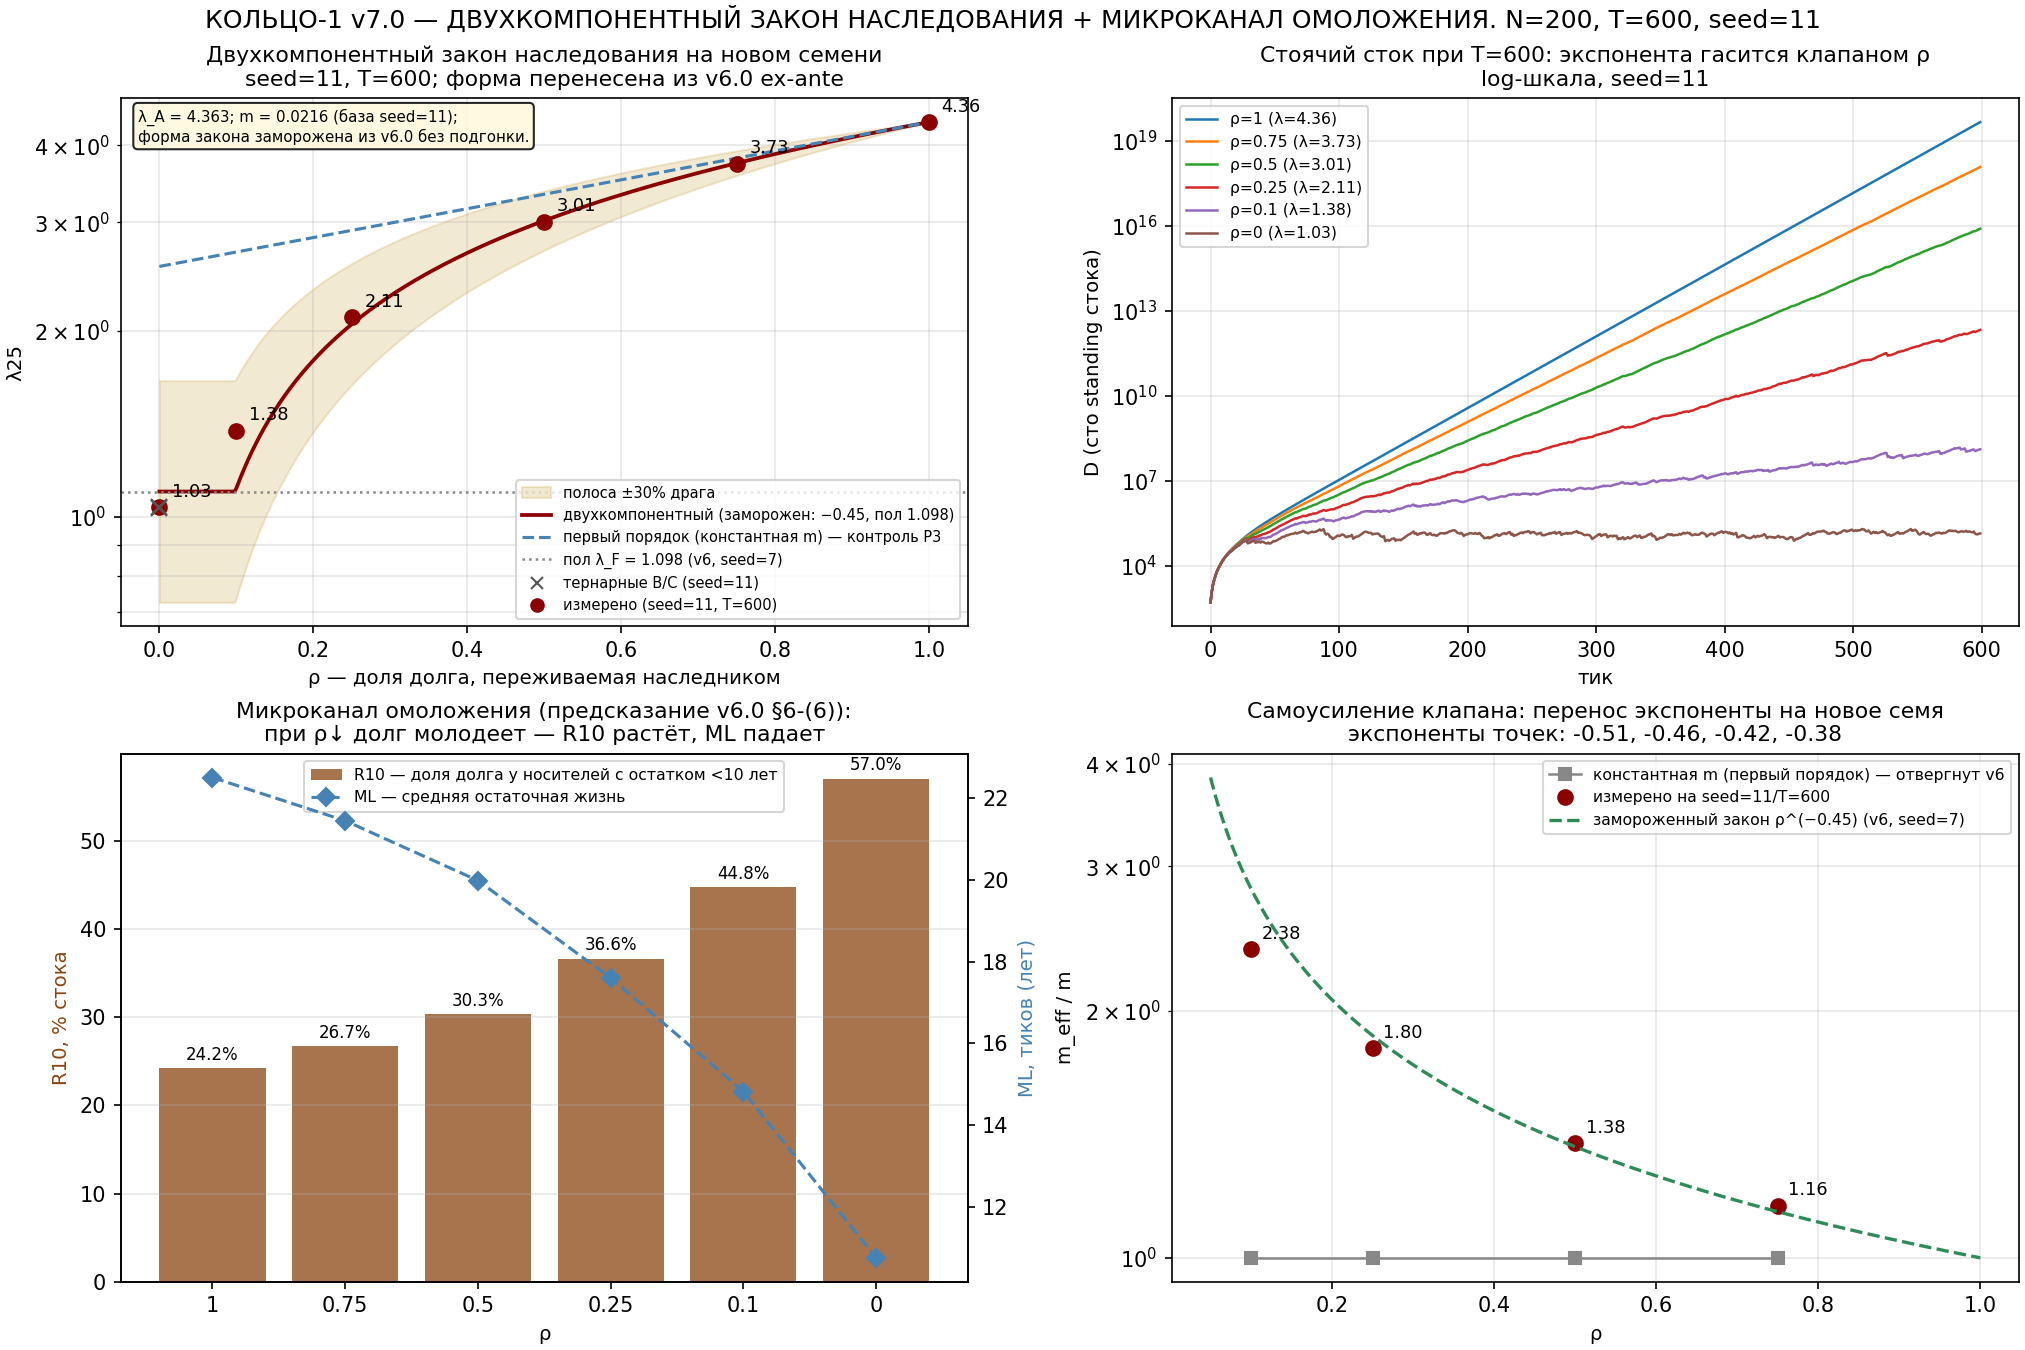

This figure's Python source:
#!/usr/bin/env python3
# -*- coding: utf-8 -*-
"""
=============================================================================
КОЛЬЦО-1_v7 — ДВУХКОМПОНЕНТНЫЙ ЗАКОН НАСЛЕДОВАНИЯ + МИКРОКАНАЛ ОМОЛОЖЕНИЯ.
Раунд 13. Исполнение заданий (4) и (6) из ЕДИНЫЙ_АЛГОРИТМ_Красной_Нити_v6_0.md:
  (4) двухкомпонентный закон наследования — предрегистрированный ex-ante
      на НОВОМ seed=11 и T=600;
  (6) микроканал омоложения — инструментация распределения долга по
      остатку жизни носителя (предсказание v6.0: доля долга у носителей
      с остатком жизни <10 лет растёт при ρ↓).

ЗАМОРОЖЕННЫЕ КОНСТАНТЫ ФОРМЫ (опубликованы в v6.0, seed=7; переносятся
без подгонки — тест меж-семенной переносимости ФОРМЫ закона):
  экспонента самоусиления: −0.45 (m_eff/m измерено 1.00→3.31;
    экспоненты точек −0.49…−0.39);
  пол (внутрижизненная компонента): λ_F = 1.098 = λ(ρ=0), seed=7.
ПЕРЕИЗМЕРЯЕМЫЕ МАСШТАБЫ (двухстадийная дисциплина v6.0):
  λ_A = λ(ρ=1) и m — измеряются в базе seed=11 ДО свипа, переносятся
  на сетку ρ; свип не влияет на модель.

ДВУХКОМПОНЕНТНЫЙ ЗАКОН (форма объявлена ДО свипа):
  компонента наследственного стока (с самоусилением — омоложение):
      ln λ_exp(ρ) = ln λ_A − 25·m·ρ^(−0.45)·(1−ρ);
  пол свежего (внутрижизненного) потока: при ρ→0 экспонента гаснет,
      машина живёт на свежем долге:
      λ_2c(ρ) = max(λ_exp(ρ), λ_F).
  ВЕТКА ВЕРДИКТА (машинное правило): точка на ветке пола, если
  λ_2c ≤ 1.02·λ_F — критерий коридор [0.95, 1.25]; иначе ветка
  экспоненты — критерий полоса ±30% драга.

ВЕРДИКТ-РАМКА (предрегистрация, объявлена ДО прогонов; ни один новый
блок не потребляет rng — якорь обязан выжить):
  P0 ПОРТ-КОНТРОЛЬ: реплика seed=7/T=300 воспроизводит якорь v6
     λ = 4.585096118130804 бит в бит и m = measured_m(v6) — код перенесён
     вербатим, инструментация v7 чисто считающая.
  P1 ЯКОРЬ-ПЕРЕНОС: λ_A(seed=11, T=600) ∈ [3.90, 5.27] (±15% от якоря
     v6: инвариантность наклона экспоненты к удвоению окна) и
     m ∈ [0.0192, 0.0260] (0.022643 ±15%).
  P2 ДВУХКОМПОНЕНТНЫЙ ЗАКОН (главный тест): ≥ 4 из 5 точек свипа
     ρ ∈ {0.75, 0.5, 0.25, 0.1, 0} внутри критерия своей ветки.
     Числовые предсказания печатаются ДО свипа.
  P3 ОТРИЦАТЕЛЬНЫЙ КОНТРОЛЬ (закон v6 не был шумом семени): первый
     порядок с константной m на seed=11 ТОЖЕ отвергнут в той же
     сигнатуре — все η<0 при ρ≤0.25 и ≥2 точки вне полосы ±30%.
     Если первый порядок пройдёт — закон v6 объявляется шумом семени
     (публикуется как есть).
  P4 МИКРОКАНАЛ ОМОЛОЖЕНИЯ (предсказание v6.0 §6-(6)):
     (а) R10 — стоимостная доля долга у носителей с остатком жизни
         <10 лет — растёт при ρ↓: R10(ρ=0) > R10(ρ=1), монотонность
         по сетке;
     (в) ML — долг-взвешенная средняя остаточная жизнь держателей —
         убывает при ρ↓: ML(ρ=0) < ML(ρ=1).
     P4 = (а) ∧ (в); сила (б): R10(0) ≥ 1.3·R10(1) публикуется отдельно.
  P5 ЗАКОН ФАНТОМА #4 (SFA на новом семени, ρ=0.5): тождество стока
     D[t] = D[t−1]·(1+i) + SH − POOL − WO закрывается < 1e-8·max(D);
     слепой мост (без члена WO) видит фантом ≥ 0.3·max|WO|.

СТАТУС: E — модельная конструкция с предрегистрацией; модель не меняется
по результату; промахи публикуются как есть.
ДЕТЕРМИНИЗМ: seed=11, T=600 объявлены заданием (4) v6.0 до прогона.
=============================================================================
"""
import json
import hashlib
import sys
import numpy as np

OUT_DIR = '/home/z/my-project/scripts/ring1_v7_out'
PNG_OUT = '/home/z/my-project/download/КОЛЬЦО-1_v7_двухкомпонентный_закон.png'

Q_BREAK = 0.15
C_A = 0.10
Q_FP = 0.02

ZONES = ['рабство', 'вечная', 'честный', 'сломан', 'прочее']
FATES = ['погашен', 'сброс', 'изъятие-аудит', 'ложная казнь',
         'изъятие-залог', 'сброс-наследие', 'смерть-терминальная',
         'машина жива']


def gini(x):
    x = np.sort(np.asarray(x, dtype=float))
    n = x.size
    tot = x.sum()
    if n == 0 or tot <= 0:
        return 0.0
    cum = np.cumsum(x)
    return float((n + 1 - 2.0 * (cum / tot).sum()) / n)


def run(rho='A', T1=True, T2=True, T3=True, T4=True, sigma=True,
        phi=0.0, jubilee=0, capture=False, tau=0.0,
        tau_t=0.0, audit=False, kappa_liq=1.0,
        life_mult=1.0, freeze_age=False,
        i_rate=0.06,
        jubilee_trigger=False, trig_level=0.2, cooldown=10,
        haircut_frac=1.0, pause_on_trigger=False, pause_len=12,
        q_miss=0.0, quorum_n=1, c_a_override=None,
        adm_kappa=None, rho_frac=None,
        N=200, T=300, seed=7, subsist=70.0, stress=0.5,
        g0=15.0, ymax=8.0):
    c_a_eff = float(c_a_override) if c_a_override else C_A
    rng = np.random.default_rng(seed)
    age = rng.uniform(18.0, 50.0, N)
    if freeze_age:
        age[:] = 40.0
    life = 18.0 + rng.uniform(30.0, 60.0, N) * life_mult
    life = np.maximum(life, age + 2.0)
    u = rng.uniform(0.4, 1.6, N)
    cls = np.where(u < 1.0, 'бед', 'им')
    d = np.zeros(N)
    s = rng.uniform(0.0, 20.0, N)
    y_mult = 1.0

    lots = [[] for _ in range(N)]
    lot_seq = [0]
    n_deaths = [0]
    n_audit_kill = [0]
    n_fp_kill = [0]
    n_transfers = [0]
    n_actions = [0]
    pause_used = [0]
    last_action = [-10 ** 9]
    pause_left = [0]
    defr_prev = [0.0]
    broken_share_ts = np.zeros(T)
    vol = {'young': 0.0, 'prime': 0.0, 'old': 0.0}
    pop = {'young': 0.0, 'prime': 0.0, 'old': 0.0}

    D = np.zeros(T); Y = np.zeros(T); POOL = np.zeros(T)
    DEFR = np.zeros(T); GS = np.zeros(T)
    SH = np.zeros(T); IEFF = np.zeros(T); WRITEOFF = np.zeros(T)
    MTR = np.zeros(T)   # перенесено при смерти носителя (инструментация m)
    MRL = np.zeros(T)   # v7: долг-взвешенная средняя остаточная жизнь
    R10S = np.zeros(T)  # v7: доля долга у носителей с остатком <10 лет
    ZS = {z: np.zeros(T) for z in ZONES}
    famine = [0.0]           # голод: неудовлетворённый дефицит (допуск)
    famine_cnt = [0]

    # --- счётчики 9 звеньев ---
    LN = {
        'L1_ДЕФИЦИТ': {'тиков_нуждающихся': 0, 'сумма_short': 0.0},
        'L2_ПОСЕВ': {'новых_лотов': 0, 'номинал_p0': 0.0},
        'L3_ЭКСПОНЕНТА': {'начислено': 0.0},
        'L4_ЗАЛОГ': {'покрытие_сумма': 0.0, 'покрытие_тиков': 0},
        'L5_КАПИТУЛЯЦИЯ': {'ролловер_событий': 0, 'ролловер_сумма': 0.0},
        'L6_ИЗЪЯТИЕ': {'казнь_сломанных': 0, 'p0_сломанных': 0.0,
                       'ложных_казней': 0, 'p0_ложных': 0.0},
        'L7_КОНВЕРСИЯ': {'пул_поток': 0.0, 'сломанных_живых_в_конце': 0,
                         'номинал_сломанных_живых': 0.0},
        'L8_НАСЛЕДОВАНИЕ': {'переходов_долга': 0, 'стоимость_переходов': 0.0,
                            'погашено_смертью': 0.0},
        'L9_СБРОС': {'сбросов': 0, 'списано': 0.0},
    }
    fate_val = {f: 0.0 for f in FATES}
    fate_cnt = {f: 0 for f in FATES}
    p0_created = [0.0]

    def fate(L, f):
        fate_val[f] += L.get('p0', L['p'])
        fate_cnt[f] += 1

    quorum_k = (quorum_n + 1) // 2

    def bucket(a):
        return 'young' if a < 25.0 else ('prime' if a < 55.0 else 'old')

    for t in range(T):
        # ---- триггер бедствия ----
        fire = False
        if jubilee_trigger and pause_left[0] <= 0 \
                and t - last_action[0] >= cooldown \
                and defr_prev[0] > trig_level:
            fire = True
            last_action[0] = t
            n_actions[0] += 1
            if pause_on_trigger:
                pause_left[0] = pause_len
        i_eff = 0.0 if pause_left[0] > 0 else i_rate
        IEFF[t] = i_eff
        if pause_left[0] > 0:
            pause_used[0] += 1
            pause_left[0] -= 1

        shocks = rng.uniform(0.7, 1.3, N)
        y_base = 100.0 * y_mult * u * np.minimum(age / 25.0, 1.0) \
                 * np.clip(1.0 - (age - 55.0) / 30.0, 0.3, 1.0)
        y_eff = y_base * shocks * (1.0 - stress * np.clip(
            d / np.maximum(3.0 * y_base * shocks, 1.0), 0.0, 1.0))

        # ---- L3 ЭКСПОНЕНТА: начисление ----
        if T3:
            d *= (1.0 + i_eff)
            for i in range(N):
                for L in lots[i]:
                    accr = L['p'] * i_eff
                    L['accrued'] += accr
                    L['accr_tick'] = accr
                    LN['L3_ЭКСПОНЕНТА']['начислено'] += accr
                    L['p'] *= (1.0 + i_eff)
            for i in range(N):
                for L in lots[i]:
                    L['paid_tick'] = 0.0

        if tau_t > 0:
            for i in range(N):
                li = lots[i]
                if not li:
                    continue
                r = rng.random(len(li))
                for j in np.where(r < tau_t)[0]:
                    L = li[j]
                    L['hist'].append((t, 'holder_transfer'))
                    L['transfers'] += 1
                    n_transfers[0] += 1
                    if not L.get('broken') and rng.random() < Q_BREAK:
                        L['broken'] = True
                        L['hist'].append((t, 'lineage_break'))

        if audit:
            for i in range(N):
                li = lots[i]
                if not li:
                    continue
                keep = []
                changed = False
                for L in li:
                    flags = 0
                    for _ in range(quorum_n):
                        if rng.random() < c_a_eff:
                            if L.get('broken'):
                                if rng.random() < (1.0 - q_miss):
                                    flags += 1
                            else:
                                if rng.random() < Q_FP:
                                    flags += 1
                    if flags >= quorum_k:
                        changed = True
                        if L.get('broken'):
                            L['hist'].append((t, 'audit_extinguish'))
                            n_audit_kill[0] += 1
                            LN['L6_ИЗЪЯТИЕ']['казнь_сломанных'] += 1
                            LN['L6_ИЗЪЯТИЕ']['p0_сломанных'] += L['p0']
                            fate(L, 'изъятие-аудит')
                        else:
                            L['hist'].append((t, 'audit_false_positive'))
                            n_fp_kill[0] += 1
                            LN['L6_ИЗЪЯТИЕ']['ложных_казней'] += 1
                            LN['L6_ИЗЪЯТИЕ']['p0_ложных'] += L['p0']
                            fate(L, 'ложная казнь')
                    else:
                        keep.append(L)
                if changed:
                    lots[i] = keep
                    d[i] = sum(L['p'] for L in keep)

        # ---- допуск κ (Programmable CAC) + L1/L2/L5 ----
        if capture:
            net = (1.0 - tau) * y_eff
            cons = np.maximum(subsist, 0.6 * net)
            short = np.maximum(cons - net, 0.0)
            s = np.maximum(s - short, 0.0)
            s += np.maximum(net - cons, 0.0)
            pool = float(tau * y_eff.sum())
        else:
            cons = np.maximum(subsist, 0.6 * y_eff)
            short = np.maximum(cons - y_eff, 0.0)
            if T1 and sigma:
                pre_d = d.copy()
                short_eff = short
                if adm_kappa is not None and i_eff > 0:
                    # VOID-B: доходная ёмкость (от излишка — вырождена:
                    # у нуждающегося излишек = 0 по построению)
                    d_max = adm_kappa * y_eff / i_eff
                    cap = np.maximum(d_max - d, 0.0)
                    short_eff = np.minimum(short, cap)
                    unmet = short - short_eff
                    famine[0] += float(unmet.sum())
                    famine_cnt[0] += int((unmet > 1e-9).sum())
                d += short_eff
                LN['L1_ДЕФИЦИТ']['сумма_short'] += float(short_eff.sum())
                LN['L1_ДЕФИЦИТ']['тиков_нуждающихся'] += \
                    int((short_eff > 0).sum())
                for i in np.where(short_eff > 0)[0]:
                    lot_seq[0] += 1
                    lots[i].append({'id': lot_seq[0],
                                    'p': float(short_eff[i]),
                                    'p0': float(short_eff[i]),
                                    'accrued': 0.0, 'paid': 0.0,
                                    'accr_tick': 0.0, 'paid_tick': 0.0,
                                    'birth': t, 'deaths': 0, 'transfers': 0,
                                    'broken': False,
                                    'hist': [(t, 'orig')]})
                    p0_created[0] += float(short_eff[i])
                    LN['L2_ПОСЕВ']['новых_лотов'] += 1
                    LN['L2_ПОСЕВ']['номинал_p0'] += float(short_eff[i])
                    if pre_d[i] > 1e-9:
                        LN['L5_КАПИТУЛЯЦИЯ']['ролловер_событий'] += 1
                        LN['L5_КАПИТУЛЯЦИЯ']['ролловер_сумма'] += \
                            float(short_eff[i])
                    vol[bucket(age[i])] += float(short_eff[i])
            else:
                s = np.maximum(s - short, 0.0)
            if T2 and T3:
                pool = 0.0
                for i in range(N):
                    li = lots[i]
                    d_ok = sum(L['p'] for L in li if not L.get('broken'))
                    avail = max(y_eff[i] - cons[i], 0.0)
                    inc_pay = min(d_ok, avail)
                    liq = min(s[i], kappa_liq * (d_ok - inc_pay))
                    if inc_pay + liq > 0:
                        rem = inc_pay + liq
                        for L in li:
                            if rem <= 1e-9:
                                break
                            if L.get('broken'):
                                continue
                            take = min(L['p'], rem)
                            L['p'] -= take
                            rem -= take
                            L['paid_tick'] += take
                            L['paid'] += take
                        kept = []
                        for L in li:
                            if L['p'] > 1e-9:
                                kept.append(L)
                            else:
                                fate(L, 'погашен')
                        lots[i] = kept
                        d[i] = sum(L['p'] for L in lots[i])
                        s[i] -= liq
                    pool += inc_pay + liq
                    LN['L7_КОНВЕРСИЯ']['пул_поток'] += inc_pay + liq
            else:
                pool = 0.0

        tot_s = float(s.sum())
        if tot_s > 0:
            s += pool * (s / tot_s)
        if phi > 0:
            y_mult = min(y_mult * (1.0 + phi * pool /
                                   max(float(y_eff.sum()), 1.0)), ymax)

        # ---- списание: календарное или триггерное (L9) ----
        cal_fire = bool(jubilee and (t + 1) % jubilee == 0)
        if cal_fire or (fire and not pause_on_trigger):
            if haircut_frac >= 1.0:
                LN['L9_СБРОС']['сбросов'] += 1
                LN['L9_СБРОС']['списано'] += float(sum(
                    L['p'] for i in range(N) for L in lots[i]))
                WRITEOFF[t] = float(sum(L['p'] for i in range(N)
                                        for L in lots[i]))
                for i in range(N):
                    for L in lots[i]:
                        L['hist'].append((t, 'jubilee'))
                        fate(L, 'сброс')
                    lots[i] = []
                d[:] = 0.0
            else:
                LN['L9_СБРОС']['сбросов'] += 1
                for i in range(N):
                    for L in lots[i]:
                        L['hist'].append((t, 'haircut'))
                        L['p'] *= (1.0 - haircut_frac)
                    d[i] = sum(L['p'] for L in lots[i])

        dead = age >= life
        k = int(dead.sum())
        if k:
            n_deaths[0] += k
            dp, sp = d[dead].copy(), s[dead].copy()
            if not T4:
                d_new = np.zeros(k)
                s_new = sp + g0
                for i in np.where(dead)[0]:
                    for L in lots[i]:
                        L['hist'].append((t, 'carrier_death_terminal'))
                        fate(L, 'смерть-терминальная')
                    lots[i] = []
            elif rho_frac is not None:
                # непрерывный анти-наследственный клапан: (d,s)→(ρ·d, s+g0)
                tr = 0.0
                wo_t = 0.0
                for i in np.where(dead)[0]:
                    LN['L8_НАСЛЕДОВАНИЕ']['переходов_долга'] += len(lots[i])
                    for L in lots[i]:
                        tr += L['p']
                        cut = L['p'] * (1.0 - rho_frac)
                        wo_t += cut
                        LN['L8_НАСЛЕДОВАНИЕ']['погашено_смертью'] += cut
                        L['p'] *= rho_frac
                        L['deaths'] += 1
                        L['hist'].append((t, 'carrier_death_rho'))
                        if L['p'] <= 1e-9:
                            fate(L, 'сброс-наследие')
                    if rho_frac < 1.0:
                        lots[i] = [L for L in lots[i] if L['p'] > 1e-9]
                LN['L8_НАСЛЕДОВАНИЕ']['стоимость_переходов'] += tr
                d_new, s_new = dp * rho_frac, sp.copy() + g0
                WRITEOFF[t] += wo_t
                MTR[t] += tr
            elif rho == 'A':
                d_new, s_new = dp.copy(), sp.copy() + g0
                for j, i in enumerate(np.where(dead)[0]):
                    LN['L8_НАСЛЕДОВАНИЕ']['переходов_долга'] += len(lots[i])
                    LN['L8_НАСЛЕДОВАНИЕ']['стоимость_переходов'] += \
                        float(sum(L['p'] for L in lots[i]))
                    for L in lots[i]:
                        L['deaths'] += 1
                        L['hist'].append((t, 'carrier_death'))
            elif rho == 'B':
                seizure = np.minimum(dp, sp)
                if T2 and T3:
                    pool += float(seizure.sum())
                s_new = np.maximum(sp - dp, 0.0) + g0
                d_new = np.zeros(k)
                for j, i in enumerate(np.where(dead)[0]):
                    for L in lots[i]:
                        L['hist'].append((t, 'asset_settled'))
                        fate(L, 'изъятие-залог')
                    lots[i] = []
            else:
                s_new = np.zeros(k) + g0
                d_new = np.zeros(k)
                for i in np.where(dead)[0]:
                    for L in lots[i]:
                        L['hist'].append((t, 'reset'))
                        fate(L, 'сброс-наследие')
                    lots[i] = []
            d[dead], s[dead] = d_new, s_new
            age[dead] = 18.0
            life[dead] = 18.0 + rng.uniform(30.0, 60.0, k) * life_mult
            for i in np.where(dead)[0]:
                u[i] = rng.uniform(0.4, 1.6)
        if not freeze_age:
            age += 1.0

        bcount = {'young': 0, 'prime': 0, 'old': 0}
        for a in age:
            bcount[bucket(a)] += 1
        for b in vol:
            pop[b] += bcount[b] / N

        # ---- зоны A_crit по стоимости (после платежей) ----
        zval = {z: 0.0 for z in ZONES}
        for i in range(N):
            for L in lots[i]:
                if L.get('broken'):
                    z = 'сломан'
                elif i_eff <= 0 or L['accr_tick'] <= 0:
                    z = 'прочее'
                else:
                    ratio = L['paid_tick'] / L['accr_tick']
                    z = ('рабство' if ratio < 0.98 else
                         'вечная' if ratio <= 1.02 else 'честный')
                zval[z] += L['p']
        ztot = sum(zval.values())
        for z in ZONES:
            ZS[z][t] = zval[z] / ztot if ztot > 0 else 0.0

        tot_p = sum(L['p'] for i in range(N) for L in lots[i])
        brk_p = sum(L['p'] for i in range(N) for L in lots[i]
                    if L.get('broken'))
        broken_share_ts[t] = brk_p / tot_p if tot_p > 0 else 0.0
        tot_d = float(d.sum())
        # --- v7: инструментация микроканала омоложения (чисто считающая,
        #     rng не потребляет — якорь обязан выжить бит в бит) ---
        wdb = d > 1e-9
        if wdb.any():
            rem_life = life - age
            dw = d[wdb]
            rw = rem_life[wdb]
            MRL[t] = float((rw * dw).sum() / dw.sum())
            R10S[t] = float(dw[rw < 10.0].sum() / dw.sum())
        if tot_d > 0:
            LN['L4_ЗАЛОГ']['покрытие_сумма'] += float(
                np.minimum(s, d).sum() / tot_d)
            LN['L4_ЗАЛОГ']['покрытие_тиков'] += 1
        D[t], Y[t], POOL[t] = tot_d, float(y_eff.sum()), pool
        SH[t] = float(short.sum())
        DEFR[t] = float(np.mean(d > 5.0 * np.maximum(y_base, 1.0)))
        GS[t] = gini(s)
        defr_prev[0] = DEFR[t]

    # ---- финал: судьбы живых, L7 ----
    flat = [L for i in range(N) for L in lots[i]]
    for L in flat:
        fate(L, 'машина жива')
    LN['L7_КОНВЕРСИЯ']['сломанных_живых_в_конце'] = \
        int(sum(1 for L in flat if L.get('broken')))
    LN['L7_КОНВЕРСИЯ']['номинал_сломанных_живых'] = \
        float(sum(L['p'] for L in flat if L.get('broken')))

    vol_share = {b: (vol[b] / sum(vol.values()) if sum(vol.values()) > 0
                     else 0.0) for b in vol}
    pop_share = {b: pop[b] / T for b in vol}

    tt = np.arange(T, dtype=float)
    slope = float(np.polyfit(tt, np.log(D + 1.0), 1)[0])
    lam = float(np.exp(25.0 * slope))
    crises = np.where(DEFR > 0.2)[0]

    zone_mean = {z: float(ZS[z][50:].mean()) for z in ZONES}
    fates_tv = {f: fate_val[f] for f in FATES}
    fates_tot = sum(fates_tv.values())
    fates_share = {f: (fates_tv[f] / fates_tot if fates_tot > 0 else 0.0)
                   for f in FATES}

    return dict(lam=lam, D_over_Y=float(D[-1] / max(Y[-1], 1.0)),
                n_crisis=int(crises.size),
                defr_end=float(DEFR[-1]), gini=float(GS[-1]),
                pool_over_Y=float(np.mean(POOL[50:] / np.maximum(Y[50:], 1.0))),
                n_deaths=int(n_deaths[0]), n_lots_end=len(flat),
                n_transfers=int(n_transfers[0]),
                n_actions=int(n_actions[0]),
                pause_ticks=int(pause_used[0]),
                n_audit_kill=int(n_audit_kill[0]),
                n_fp_kill=int(n_fp_kill[0]),
                D_max=float(D.max()),
                famine_total=float(famine[0]),
                famine_holders=int(famine_cnt[0]),
                zone_mean=zone_mean, fates_share=fates_share,
                links={k: dict(v) for k, v in LN.items()},
                p0_created=float(p0_created[0]),
                fate_total=float(fates_tot),
                vol_share=vol_share, pop_share=pop_share,
                broken_share_final=float(broken_share_ts[-1]),
                mrl_mean=float(MRL[50:].mean()),
                r10_mean=float(R10S[50:].mean()),
                D=D, GS=GS, Y=Y, POOL=POOL, DEFR=DEFR, SH=SH, IEFF=IEFF,
                WO=WRITEOFF, MTR=MTR, MRL=MRL, R10S=R10S, ZS=ZS)


def sfa_decomp(res, blind_rate=None):
    """SFA-мост: остаток = D[t] − (D[t-1]·(1+i[t]) + SH[t] − POOL[t]).
    Переход D[t-1]→D[t] содержит потоки ТЕКУЩЕГО тика t (VOID-A исправлен).
    blind_rate — слепая ставка (игнорирует паузу)."""
    D, SH, POOL, IEFF = res['D'], res['SH'], res['POOL'], res['IEFF']
    T = len(D)
    resid = np.zeros(T)
    for t in range(1, T):
        i_use = blind_rate if blind_rate is not None else IEFF[t]
        d_pred = D[t - 1] * (1.0 + i_use) + SH[t] - POOL[t]
        resid[t] = D[t] - d_pred
    return resid


def lam_2c(rho, lam_a, m, exp_frozen=-0.45, floor=1.098):
    """Двухкомпонентный закон (форма заморожена до свипа).
    Возвращает (кривая, ветка)."""
    if rho <= 0.0:
        return floor, 'floor'
    lam_exp = lam_a * float(np.exp(-25.0 * m * rho ** (-0.45) * (1.0 - rho)))
    curve = max(lam_exp, floor)
    branch = 'floor' if curve <= floor * 1.02 else 'exp'
    return curve, branch


def main():
    import os
    os.makedirs(OUT_DIR, exist_ok=True)
    results = {}
    LAM_A_V6 = 4.585096118130804
    EXP_FROZEN = -0.45      # v6.0, seed=7 — заморожен ex-ante
    FLOOR_FROZEN = 1.098    # v6.0, λ(ρ=0), seed=7 — заморожен ex-ante
    LAM_BAND = (3.90, 5.27)     # ±15% якоря v6 (P1)
    M_BAND = (0.0192, 0.0260)   # 0.022643 ±15% (P1)
    RHO_GRID = (1.0, 0.75, 0.5, 0.25, 0.1, 0.0)
    NM = {1.0: 'v7_р100', 0.75: 'v7_р075', 0.5: 'v7_р050',
          0.25: 'v7_р025', 0.1: 'v7_р010', 0.0: 'v7_р000'}

    # ---- СТАДИЯ 0: порт-контроль (seed=7/T=300, вербатим v6) ----
    print('=' * 74)
    print('СТАДИЯ 0: ПОРТ-КОНТРОЛЬ. Реплика v6 (seed=7, T=300) должна дать')
    print('якорь бит в бит: код v6 перенесён вербатим, v7-блоки только читают.')
    print('=' * 74)
    rep = run(rho='A', rho_frac=1.0)
    lam_rep = rep['lam']
    m_rep = float(rep['MTR'].sum() / max(float(rep['D'].sum()), 1e-30))
    with open('/home/z/my-project/scripts/ring1_v6_out/results.json',
              encoding='utf-8') as f:
        m_v6 = float(json.load(f)['meta']['measured_m'])
    p0 = (abs(lam_rep - LAM_A_V6) < 1e-9) and (abs(m_rep - m_v6) < 1e-12)
    print(f"P0 реплика: λ = {lam_rep:.15f} (v6: {LAM_A_V6:.15f}); "
          f"m = {m_rep:.6f} (v6: {m_v6:.6f})  →  {'OK' if p0 else 'СЛОМАН'}")
    if not p0:
        print('ПОРТ-КОНТРОЛЬ ПРОВАЛЕН — свип не запускается.')
        sys.exit(1)

    # ---- СТАДИЯ 1: база seed=11/T=600 + измерение масштабов ----
    print('\n' + '=' * 74)
    print('СТАДИЯ 1: база seed=11, T=600 (задание (4) v6.0). Измеряются')
    print('масштабы λ_A и m; форма закона (экспонента −0.45, пол 1.098)')
    print('заморожена из v6.0 и НЕ подгоняется.')
    print('=' * 74)
    results['v7_р100'] = run(rho='A', rho_frac=1.0, T=600, seed=11)
    lam_a = results['v7_р100']['lam']
    m = float(results['v7_р100']['MTR'].sum()
              / max(float(results['v7_р100']['D'].sum()), 1e-30))
    sd = results['v7_р100']
    sigma_base = float(np.mean(sd['SH'][50:] / np.maximum(sd['D'][50:], 1e-30)))
    print(f"λ_A(seed=11, T=600) = {lam_a:.6f}   "
          f"полоса P1 [3.90, 5.27]: "
          f"{'ВНУТРИ' if LAM_BAND[0] <= lam_a <= LAM_BAND[1] else 'ВНЕ'}")
    print(f"m(seed=11) = {m:.6f}   полоса P1 [0.0192, 0.0260]: "
          f"{'ВНУТРИ' if M_BAND[0] <= m <= M_BAND[1] else 'ВНЕ'}")
    print(f"σ базы (свежий приток SH/D, t≥50) = {sigma_base:.4f}")

    print('\n--- СТАДИЯ 1.5: ЧИСЛОВЫЕ ПРЕДСКАЗАНИЯ ДО СВИПА (заморожены) ---')
    preds, branches = {}, {}
    for rho in RHO_GRID[1:]:
        curve, branch = lam_2c(rho, lam_a, m, EXP_FROZEN, FLOOR_FROZEN)
        preds[rho] = curve
        branches[rho] = branch
        if branch == 'floor':
            print(f'  ρ={rho:4.2f}: ВЕТКА ПОЛА  λ_2c = {curve:.3f}   '
                  f'критерий [0.95, 1.25]')
        else:
            lo = curve * float(np.exp(-0.3 * (np.log(lam_a) - np.log(curve))))
            hi = curve * float(np.exp(0.3 * (np.log(lam_a) - np.log(curve))))
            drag = np.log(lam_a) - np.log(curve)
            print(f'  ρ={rho:4.2f}: ветка экспоненты λ_2c = {curve:7.3f}   '
                  f'полоса ±30% драга: [{lo:7.3f}, {hi:7.3f}] '
                  f'(драг {drag:.3f})')
    lam_fo = {rho: lam_a * float(np.exp(-25.0 * m * (1.0 - rho)))
              for rho in RHO_GRID[1:]}
    print(f'  первый порядок (контроль P3): ' +
          ', '.join(f'ρ={r:g}: {lam_fo[r]:.3f}' for r in RHO_GRID[1:]))
    print('  объявления сделаны — запускается свип; модель не меняется.')

    # ---- СТАДИЯ 2: свип ρ на seed=11/T=600 + тернарные приоры ----
    configs = [
        ('v7_р075', dict(rho='A', rho_frac=0.75)),
        ('v7_р050', dict(rho='A', rho_frac=0.50)),
        ('v7_р025', dict(rho='A', rho_frac=0.25)),
        ('v7_р010', dict(rho='A', rho_frac=0.10)),
        ('v7_р000', dict(rho='A', rho_frac=0.00)),
        ('v7_тернB', dict(rho='B')),
        ('v7_тернC', dict(rho='C')),
    ]
    for name, kw in configs:
        results[name] = run(T=600, seed=11, **kw)

    hdr = (f"{'конфигурация':<10}{'λ25':>8}{'D/Y':>9}{'Gini':>7}"
           f"{'R10%':>7}{'ML':>6}{'σ%':>7}{'ΣWO/Σp0':>10}")
    print('\n' + hdr)
    print('-' * len(hdr))
    for name, r in results.items():
        wo_p0 = float(r['WO'].sum()) / max(r['p0_created'], 1e-30)
        sig = float(np.mean(r['SH'][50:] / np.maximum(r['D'][50:], 1e-30)))
        print(f"{name:<10}{r['lam']:>8.3f}{r['D_over_Y']:>9.3g}"
              f"{r['gini']:>7.3f}{r['r10_mean']*100:>7.1f}"
              f"{r['mrl_mean']:>6.1f}{sig*100:>7.2f}"
              f"{wo_p0:>10.2f}")

    print('\n--- СУДЬБЫ ЛОТОВ (доля p0, выборка) ---')
    for name in ['v7_р100', 'v7_р050', 'v7_р000', 'v7_тернB', 'v7_тернC']:
        fs = results[name]['fates_share']
        top = sorted(fs.items(), key=lambda kv: -kv[1])[:4]
        print(f"  {name:<10} " + ", ".join(f"{k}={v*100:.1f}%"
                                           for k, v in top))

    # ---- вердикты ----
    v = {}
    v['P0'] = p0

    v['P1'] = (LAM_BAND[0] <= lam_a <= LAM_BAND[1]
               and M_BAND[0] <= m <= M_BAND[1])

    ok_pts, p2_detail = 0, {}
    for rho in RHO_GRID[1:]:
        lam_m = results[NM[rho]]['lam']
        curve, branch = branches[rho], None
        curve = preds[rho]
        if branch is None:
            branch = 'floor' if curve <= FLOOR_FROZEN * 1.02 else 'exp'
        if branch == 'floor':
            ok = 0.95 <= lam_m <= 1.25
            eta = float(np.log(lam_m / curve))
        else:
            drag = float(np.log(lam_a) - np.log(curve))
            eta = float(np.log(lam_m / curve))
            ok = abs(eta) <= 0.3 * drag
        ok_pts += int(ok)
        p2_detail[NM[rho]] = dict(lam=lam_m, lam_2c=curve, branch=branch,
                                  eta=eta, ok=bool(ok))
        print(f"P2 {NM[rho]}: λ_изм {lam_m:7.3f} vs λ_2c {curve:7.3f} "
              f"[{branch}]  η={eta:+.3f}  {'OK' if ok else 'ВНЕ КРИТЕРИЯ'}")
    v['P2'] = ok_pts >= 4

    eta_fo, fo_out = {}, 0
    for rho in (0.75, 0.5, 0.25, 0.1):
        lam_m = results[NM[rho]]['lam']
        drag = 25.0 * m * (1.0 - rho)
        eta = float(np.log(lam_m / lam_a)) + drag
        eta_fo[NM[rho]] = eta
        fo_out += int(abs(eta) > 0.3 * drag)
    all_neg = all(eta_fo[NM[r]] < 0 for r in (0.75, 0.5, 0.25, 0.1))
    print(f"P3 первый порядок: η = " +
          ", ".join(f"{eta_fo[NM[r]]:+.3f}" for r in (0.75, 0.5, 0.25, 0.1)) +
          f"; вне полосы: {fo_out}/4; все η<0: {all_neg}")
    v['P3'] = all_neg and fo_out >= 2

    r10s = {r: results[NM[r]]['r10_mean'] for r in RHO_GRID}
    mls = {r: results[NM[r]]['mrl_mean'] for r in RHO_GRID}
    seq_r10 = [r10s[r] for r in RHO_GRID]
    mono_r10 = all(seq_r10[i] <= seq_r10[i + 1] + 1e-12
                   for i in range(len(seq_r10) - 1))
    strength = r10s[0.0] / max(r10s[1.0], 1e-30)
    print(f"P4 R10: ρ=1 → {r10s[1.0]*100:.1f}% … ρ=0 → {r10s[0.0]*100:.1f}% "
          f"(×{strength:.2f}); R10(0)>R10(1): {r10s[0.0] > r10s[1.0]}; "
          f"монотонность: {mono_r10}")
    print(f"   ML: ρ=1 → {mls[1.0]:.1f} лет … ρ=0 → {mls[0.0]:.1f} лет; "
          f"ML(0)<ML(1): {mls[0.0] < mls[1.0]}")
    v['P4'] = (r10s[0.0] > r10s[1.0] and mono_r10
               and mls[0.0] < mls[1.0])

    r5 = results['v7_р050']
    resid_raw = sfa_decomp(r5)
    wo = r5['WO']
    tol = 1e-8 * float(r5['D'].max())
    err_with = float(np.abs(resid_raw + wo).max())
    blind_mag = float(np.abs(resid_raw).max())
    wo_max = float(wo.max())
    print(f"P5 SFA (ρ=0.5, seed=11): max|resid+WO| = {err_with:.3e} "
          f"(допуск {tol:.3e}); слепой мост: фантом {blind_mag:.4g} "
          f"при max|WO| = {wo_max:.4g}")
    v['P5'] = err_with < tol and blind_mag > 0.3 * wo_max

    # ---- описательно: перенос экспоненты (без вердикта) ----
    expo_meas = {}
    for rho in (0.75, 0.5, 0.25, 0.1):
        lam_m = results[NM[rho]]['lam']
        ratio = -float(np.log(lam_m / lam_a)) / (25.0 * m * (1.0 - rho))
        expo_meas[NM[rho]] = float(np.log(ratio) / np.log(rho)) if rho > 0 \
            else None
    print('\n--- ОПИСАТЕЛЬНО: перенос экспоненты самоусиления '
          '(заморожена −0.45) ---')
    for rho in (0.75, 0.5, 0.25, 0.1):
        ratio = -float(np.log(results[NM[rho]]['lam'] / lam_a)
                       ) / (25.0 * m * (1.0 - rho))
        print(f"  {NM[rho]}: m_eff/m = {ratio:.2f}  "
              f"экспонента = {expo_meas[NM[rho]]:+.2f}")

    print('\n--- ВЕРДИКТЫ (предрегистрация раунда 13) ---')
    verdicts = {
        'P0 порт-контроль: реплика v6 бит в бит': v['P0'],
        'P1 якорь-перенос: λ_A, m внутри полос ±15%': v['P1'],
        'P2 двухкомпонентный закон (≥4/5 точек)': v['P2'],
        'P3 первый порядок отвергнут и на seed=11': v['P3'],
        'P4 микроканал омоложения: R10↑, ML↓ при ρ↓': v['P4'],
        'P5 закон фантома #4 (SFA, seed=11)': v['P5'],
    }
    for k, ok in verdicts.items():
        print(f"  {k:<58} {'ПОДТВЕРЖДЕНА' if ok else 'ОТКЛОНЕНА'}")

    # ---- экспорт: json + csv ----
    meta = {
        'python': sys.version.split()[0], 'numpy': np.__version__,
        'seed': 11, 'T': 600,
        'lambda_definition': 'λ25 = exp(25·slope log(D+1)), T=600, N=200',
        'status': 'E — двухкомпонентный закон наследования + микроканал '
                  'омоложения, предрегистрация (раунд 13)',
        'preregistered': list(verdicts.keys()),
        'frozen_from_v6': {'exponent': EXP_FROZEN, 'floor': FLOOR_FROZEN,
                           'lambda_anchor_v6_seed7': LAM_A_V6,
                           'm_v6_seed7': m_v6},
        'bands': {'lambda_A': LAM_BAND, 'm': M_BAND},
        'measured_base': {'lambda_A_seed11': lam_a, 'm_seed11': m,
                          'sigma_base': sigma_base},
        'law_2c': 'λ_2c(ρ) = max(λ_A·exp(−25m·ρ^(−0.45)(1−ρ)), λ_F); '
                  'ветка пола — критерий [0.95,1.25], ветка экспоненты — '
                  '±30% драга',
        'microchannel': 'R10 — доля долга у носителей с остатком жизни '
                        '<10 лет; ML — долг-взвешенная остаточная жизнь; '
                        'инструментация без rng',
        'predictions_2c': {f'ρ={k}': vv for k, vv in preds.items()},
        'branches': {f'ρ={k}': vv for k, vv in branches.items()},
        'p2_detail': p2_detail,
        'eta_first_order': eta_fo,
        'expo_measured': expo_meas,
        'r10_by_rho': {f'ρ={k}': vv for k, vv in r10s.items()},
        'mrl_by_rho': {f'ρ={k}': vv for k, vv in mls.items()},
    }
    export = {'meta': meta,
              'verdicts': {k: bool(x) for k, x in verdicts.items()},
              'runs': {}}
    for name, r in results.items():
        sig = float(np.mean(r['SH'][50:] / np.maximum(r['D'][50:], 1e-30)))
        export['runs'][name] = {
            k: vv for k, vv in r.items()
            if k not in ('D', 'GS', 'Y', 'POOL', 'DEFR', 'SH', 'IEFF',
                         'ZS', 'WO', 'MTR', 'MRL', 'R10S')}
        export['runs'][name]['wo_total'] = float(r['WO'].sum())
        export['runs'][name]['mtr_total'] = float(r['MTR'].sum())
        export['runs'][name]['sigma_mean'] = sig
        export['runs'][name]['zone_mean_после_50'] = r['zone_mean']
    blob = json.dumps(export, ensure_ascii=False, sort_keys=True)
    h = hashlib.sha256(blob.encode()).hexdigest()
    export['integrity'] = {'results_sha256': h}
    with open(f'{OUT_DIR}/results.json', 'w', encoding='utf-8') as f:
        json.dump(export, f, ensure_ascii=False, indent=1)
    with open(f'{OUT_DIR}/timeseries.csv', 'w', encoding='utf-8') as f:
        f.write('run,tick,D,Y,pool,defr,slavery_share,wo,mtr,mrl,r10\n')
        for name, r in results.items():
            for t in range(600):
                f.write(f"{name},{t},{r['D'][t]:.6f},{r['Y'][t]:.6f},"
                        f"{r['POOL'][t]:.6f},{r['DEFR'][t]:.6f},"
                        f"{r['ZS']['рабство'][t]:.6f},{r['WO'][t]:.6e},"
                        f"{r['MTR'][t]:.6e},{r['MRL'][t]:.6f},"
                        f"{r['R10S'][t]:.6f}\n")
    print(f"\nsha256(results) = {h}")
    print(f"выход: {OUT_DIR}/results.json, timeseries.csv")

    # ---- PNG: 4 панели ----
    import matplotlib
    matplotlib.use('Agg')
    import matplotlib.pyplot as plt
    plt.rcParams['font.family'] = 'DejaVu Sans'
    plt.rcParams['axes.unicode_minus'] = False
    fig, axes = plt.subplots(2, 2, figsize=(13.5, 9.0),
                             constrained_layout=True)

    # (а) двухкомпонентный закон на новом семени
    ax = axes[0, 0]
    rho_cont = np.linspace(0.0, 1.0, 400)
    lam_exp_c = np.where(
        rho_cont > 0,
        lam_a * np.exp(-25.0 * m * np.power(np.maximum(rho_cont, 1e-6),
                                            -0.45) * (1.0 - rho_cont)),
        0.0)
    curve_c = np.maximum(lam_exp_c, FLOOR_FROZEN)
    fo_c = lam_a * np.exp(-25.0 * m * (1.0 - rho_cont))
    drag_c = np.log(lam_a) - np.maximum(np.log(curve_c),
                                        np.log(FLOOR_FROZEN) - 20.0)
    drag_c = np.maximum(drag_c, 0.0)
    ax.fill_between(rho_cont, curve_c * np.exp(-0.3 * drag_c),
                    curve_c * np.exp(0.3 * drag_c),
                    color='#B8860B', alpha=0.18, label='полоса ±30% драга')
    ax.plot(rho_cont, curve_c, '-', color='#8B0000', lw=1.8,
            label=f'двухкомпонентный (заморожен: −0.45, пол {FLOOR_FROZEN})')
    ax.plot(rho_cont, fo_c, '--', color='#4682B4', lw=1.5,
            label='первый порядок (константная m) — контроль P3')
    ax.axhline(FLOOR_FROZEN, color='#888888', ls=':', lw=1.2,
               label=f'пол λ_F = {FLOOR_FROZEN} (v6, seed=7)')
    for rho in RHO_GRID:
        lm = results[NM[rho]]['lam']
        ax.plot(rho, lm, 'o', ms=7, color='#8B0000')
        ax.annotate(f'{lm:.2f}', (rho, lm), textcoords='offset points',
                    xytext=(6, 5), fontsize=8.5)
    ax.plot([0], [results['v7_тернB']['lam']], 'x', ms=8, color='#555555')
    ax.plot([0], [results['v7_тернC']['lam']], 'x', ms=8, color='#555555')
    ax.plot([], [], 'x', color='#555555', label='тернарные B/C (seed=11)')
    ax.plot([], [], 'o', color='#8B0000', label='измерено (seed=11, T=600)')
    ax.text(0.02, 0.98,
            f'λ_A = {lam_a:.3f}; m = {m:.4f} (база seed=11);\n'
            f'форма закона заморожена из v6.0 без подгонки.',
            transform=ax.transAxes, fontsize=7.2, va='top',
            bbox=dict(boxstyle='round', fc='#FFF8DC', alpha=0.85))
    ax.set_xlabel('ρ — доля долга, переживаемая наследником', fontsize=9.5)
    ax.set_ylabel('λ25', fontsize=9.5)
    ax.set_yscale('log')
    ax.set_title('Двухкомпонентный закон наследования на новом семени\n'
                 'seed=11, T=600; форма перенесена из v6.0 ex-ante',
                 fontsize=10.5)
    ax.legend(fontsize=7, loc='lower right')
    ax.grid(alpha=0.3, which='both')

    # (б) траектории D
    ax = axes[0, 1]
    for rho in RHO_GRID:
        ax.plot(range(600), results[NM[rho]]['D'], lw=1.2,
                label=f'ρ={rho:g} (λ={results[NM[rho]]["lam"]:.2f})')
    ax.set_yscale('log')
    ax.set_xlabel('тик', fontsize=9.5)
    ax.set_ylabel('D (сто standing стока)', fontsize=9.5)
    ax.set_title('Стоячий сток при T=600: экспонента гасится клапаном ρ\n'
                 'log-шкала, seed=11', fontsize=10.5)
    ax.legend(fontsize=7.5, loc='upper left')
    ax.grid(alpha=0.3, which='both')

    # (в) микроканал омоложения
    ax = axes[1, 0]
    rgs = list(RHO_GRID)
    r10v = [r10s[r] * 100.0 for r in rgs]
    ax.bar([f'{r:g}' for r in rgs], r10v, color='#8B4513', alpha=0.75,
           label='R10 — доля долга у носителей с остатком <10 лет')
    for i, (r_, w_) in enumerate(zip(rgs, r10v)):
        ax.annotate(f'{w_:.1f}%', (i, w_), textcoords='offset points',
                    xytext=(0, 4), ha='center', fontsize=8)
    ax.set_xlabel('ρ', fontsize=9.5)
    ax.set_ylabel('R10, % стока', fontsize=9.5, color='#8B4513')
    ax2 = ax.twinx()
    ax2.plot([f'{r:g}' for r in rgs], [mls[r] for r in rgs], 'D--',
             color='#4682B4', lw=1.5, label='ML — средняя остаточная жизнь')
    ax2.set_ylabel('ML, тиков (лет)', fontsize=9.5, color='#4682B4')
    ax.set_title('Микроканал омоложения (предсказание v6.0 §6-(6)):\n'
                 'при ρ↓ долг молодеет — R10 растёт, ML падает', fontsize=10.5)
    ln1, lb1 = ax.get_legend_handles_labels()
    ln2, lb2 = ax2.get_legend_handles_labels()
    ax.legend(ln1 + ln2, lb1 + lb2, fontsize=7.5, loc='upper center')
    ax.grid(alpha=0.3, axis='y')

    # (г) перенос экспоненты самоусиления
    ax = axes[1, 1]
    pts = [r for r in (0.75, 0.5, 0.25, 0.1)]
    ratio_meas = []
    for rho in pts:
        lm = results[NM[rho]]['lam']
        ratio_meas.append(-float(np.log(lm / lam_a))
                          / (25.0 * m * (1.0 - rho)))
    ax.plot(pts, [1.0] * len(pts), 's-', color='#888888', lw=1.2,
            label='константная m (первый порядок) — отвергнут v6')
    ax.plot(pts, ratio_meas, 'o', ms=7, color='#8B0000',
            label='измерено на seed=11/T=600')
    rc = np.linspace(0.05, 1.0, 200)
    ax.plot(rc, rc ** EXP_FROZEN, '--', color='#2E8B57', lw=1.6,
            label=f'замороженный закон ρ^(−0.45) (v6, seed=7)')
    for r_, w_ in zip(pts, ratio_meas):
        ax.annotate(f'{w_:.2f}', (r_, w_), textcoords='offset points',
                    xytext=(5, 5), fontsize=8.5)
    ax.set_yscale('log')
    ax.set_xlabel('ρ', fontsize=9.5)
    ax.set_ylabel('m_eff / m', fontsize=9.5)
    ax.set_title('Самоусиление клапана: перенос экспоненты на новое семя\n'
                 'экспоненты точек: ' +
                 ', '.join(f'{e:+.2f}' for e in expo_meas.values() if e),
                 fontsize=10.5)
    ax.legend(fontsize=7.5, loc='upper right')
    ax.grid(alpha=0.3, which='both')

    fig.suptitle('КОЛЬЦО-1 v7.0 — ДВУХКОМПОНЕНТНЫЙ ЗАКОН НАСЛЕДОВАНИЯ + '
                 'МИКРОКАНАЛ ОМОЛОЖЕНИЯ. N=200, T=600, seed=11',
                 fontsize=12)
    fig.savefig(PNG_OUT, dpi=150)
    print(f"PNG сохранён: {PNG_OUT}")


if __name__ == '__main__':
    main()
